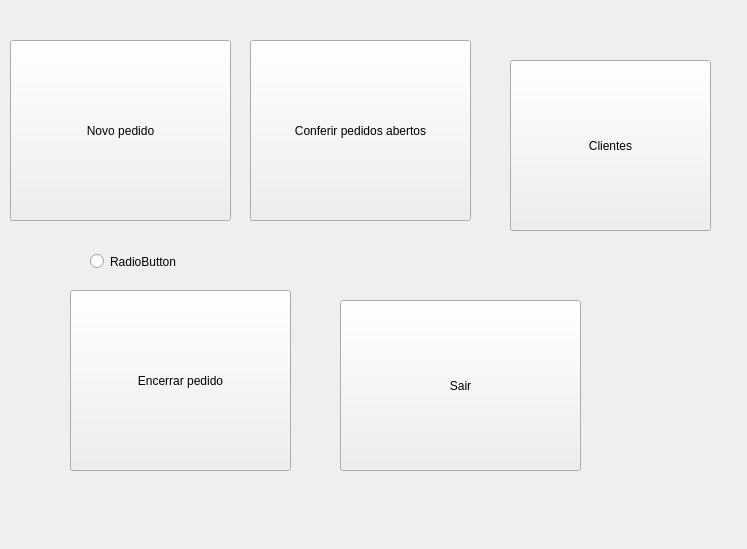
<?xml version="1.0" encoding="UTF-8"?>
<ui version="4.0">
 <class>Tela_Atendente</class>
 <widget class="QWidget" name="Tela_Atendente">
  <property name="geometry">
   <rect>
    <x>0</x>
    <y>0</y>
    <width>747</width>
    <height>549</height>
   </rect>
  </property>
  <property name="windowTitle">
   <string>Form</string>
  </property>
  <widget class="QPushButton" name="novoPedidoBtn">
   <property name="geometry">
    <rect>
     <x>10</x>
     <y>40</y>
     <width>221</width>
     <height>181</height>
    </rect>
   </property>
   <property name="text">
    <string>Novo pedido</string>
   </property>
  </widget>
  <widget class="QPushButton" name="conferirPedidoBtn">
   <property name="geometry">
    <rect>
     <x>250</x>
     <y>40</y>
     <width>221</width>
     <height>181</height>
    </rect>
   </property>
   <property name="text">
    <string>Conferir pedidos abertos</string>
   </property>
  </widget>
  <widget class="QPushButton" name="fecharPedidoBtn">
   <property name="geometry">
    <rect>
     <x>70</x>
     <y>290</y>
     <width>221</width>
     <height>181</height>
    </rect>
   </property>
   <property name="text">
    <string>Encerrar pedido</string>
   </property>
  </widget>
  <widget class="QPushButton" name="sairBtn">
   <property name="geometry">
    <rect>
     <x>340</x>
     <y>300</y>
     <width>241</width>
     <height>171</height>
    </rect>
   </property>
   <property name="text">
    <string>Sair</string>
   </property>
   <property name="autoDefault">
    <bool>true</bool>
   </property>
  </widget>
  <widget class="QPushButton" name="dadosClientesBtn">
   <property name="geometry">
    <rect>
     <x>510</x>
     <y>60</y>
     <width>201</width>
     <height>171</height>
    </rect>
   </property>
   <property name="text">
    <string>Clientes</string>
   </property>
  </widget>
  <widget class="QRadioButton" name="radioButton">
   <property name="geometry">
    <rect>
     <x>90</x>
     <y>250</y>
     <width>96</width>
     <height>23</height>
    </rect>
   </property>
   <property name="text">
    <string>RadioButton</string>
   </property>
  </widget>
 </widget>
 <resources/>
 <connections/>
</ui>
